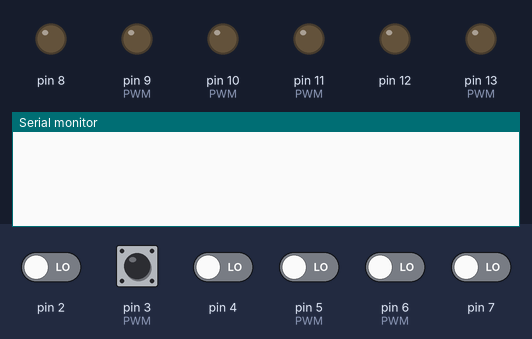
A sketch run on a simulated Arduino Uno, built with avr-gcc and run on an emulated ATmega328P. Parts: output pins drawn as LEDs (lit = HIGH), the last lines printed to the serial monitor. The inputs (shaded band) are chosen by the test bench; at power-on: pin 2, pin 3 (PWM), pin 4, pin 5 (PWM), pin 6 (PWM), pin 7 LOW.

Above: at 1.2 s.
1.3 s: pin 2 driven HIGH
At 1.9 s:
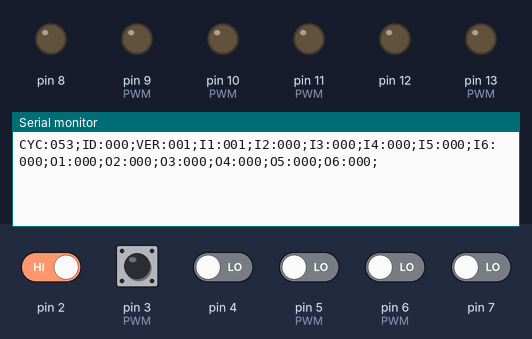
2.8 s: pin 2 driven LOW and pin 3 (PWM) driven HIGH
At 2.92 s:
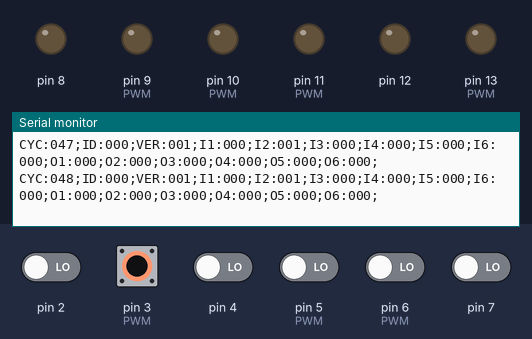
5.8 s: pin 3 (PWM) pulsed LOW 2 times (0.12 s each, 0.3 s apart)
Timing chart, 0 to 8.8 s (numbered marks = the images above; inputs shaded):
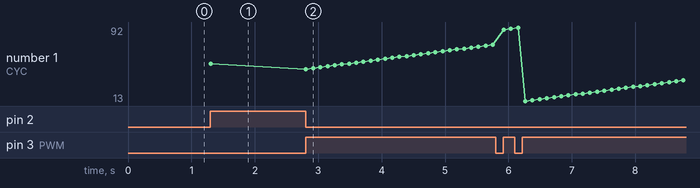

The sketch:

Basic_Sensor_Interface.ino
```cpp
// (licence header left out)
int CPU_Cycle = 0;

int Device_ID = 0;
int Device_Version = 1;

String Serial_Return_String = "test";

int Input_1_Value = 0;
int Input_1_MValue = 0;

int Input_2_Value = 0;
int Input_2_MValue = 0;

int Input_3_Value = 0;
int Input_3_MValue = 0;

int Input_4_Value = 0;
int Input_4_MValue = 0;

int Input_5_Value = 0;
int Input_5_MValue = 0;

int Input_6_Value = 0;
int Input_6_MValue = 0;

int Output_1_Value = 0;
int Output_2_Value = 0;
int Output_3_Value = 0;
int Output_4_Value = 0;
int Output_5_Value = 0;
int Output_6_Value = 0;

bool Send_Serial_Flag = false;

void setup() {

Serial.begin(9600);

pinMode(2, INPUT);
pinMode(3, INPUT); // PWM
pinMode(4, INPUT);
pinMode(5, INPUT); // PWM
pinMode(6, INPUT); // PWM
pinMode(7, INPUT);
pinMode(8, OUTPUT);
pinMode(9, OUTPUT); // PWM
pinMode(10, OUTPUT); // PWM
pinMode(11, OUTPUT); // PWM
pinMode(12, OUTPUT);
pinMode(13, OUTPUT); // PWM

pinMode(LED_BUILTIN, OUTPUT);

}


void loop() {

CPU_Cycle = CPU_Cycle + 1;

Send_Serial_Flag = false;

Input_1_Value = digitalRead(2);
Input_2_Value = digitalRead(3);
Input_3_Value = digitalRead(4);
Input_4_Value = digitalRead(5);
Input_5_Value = digitalRead(6);
Input_6_Value = digitalRead(7);

//if(CPU_Cycle==10){Input_1_Value = Input_1_Value+1;}

if(Input_1_MValue!=Input_1_Value){ Send_Serial_Flag = true; Input_1_MValue = Input_1_Value; }
if(Input_2_MValue!=Input_2_Value){ Send_Serial_Flag = true; Input_2_MValue = Input_1_Value; }
if(Input_3_MValue!=Input_3_Value){ Send_Serial_Flag = true; Input_3_MValue = Input_1_Value; }
if(Input_4_MValue!=Input_4_Value){ Send_Serial_Flag = true; Input_4_MValue = Input_1_Value; }
if(Input_5_MValue!=Input_5_Value){ Send_Serial_Flag = true; Input_5_MValue = Input_1_Value; }
if(Input_6_MValue!=Input_6_Value){ Send_Serial_Flag = true; Input_6_MValue = Input_1_Value; }


if(Send_Serial_Flag == true){
Serial_Return_String = "";

Serial_Return_String = Serial_Return_String + "CYC:" + Add_Prefix(CPU_Cycle) + ";";
Serial_Return_String = Serial_Return_String + "ID:" + Add_Prefix(Device_ID) + ";";
Serial_Return_String = Serial_Return_String + "VER:" + Add_Prefix(Device_Version) + ";";

Serial_Return_String = Serial_Return_String + "I1:" + Add_Prefix(Input_1_Value) + ";";
Serial_Return_String = Serial_Return_String + "I2:" + Add_Prefix(Input_2_Value) + ";";
Serial_Return_String = Serial_Return_String + "I3:" + Add_Prefix(Input_3_Value) + ";";
Serial_Return_String = Serial_Return_String + "I4:" + Add_Prefix(Input_4_Value) + ";";
Serial_Return_String = Serial_Return_String + "I5:" + Add_Prefix(Input_5_Value) + ";";
Serial_Return_String = Serial_Return_String + "I6:" + Add_Prefix(Input_6_Value) + ";";

Serial_Return_String = Serial_Return_String + "O1:" + Add_Prefix(Output_1_Value) + ";";
Serial_Return_String = Serial_Return_String + "O2:" + Add_Prefix(Output_2_Value) + ";";
Serial_Return_String = Serial_Return_String + "O3:" + Add_Prefix(Output_3_Value) + ";";
Serial_Return_String = Serial_Return_String + "O4:" + Add_Prefix(Output_4_Value) + ";";
Serial_Return_String = Serial_Return_String + "O5:" + Add_Prefix(Output_5_Value) + ";";
Serial_Return_String = Serial_Return_String + "O6:" + Add_Prefix(Output_6_Value) + ";";

Serial.println(Serial_Return_String);
}


delay(1);        // Stability

if(CPU_Cycle>=100){CPU_Cycle=0;} // Cycle Indication

}

// THE FOLLOWING IS FOR ADDING '0' PREFIX TO SERIAL STRING(S)
String Add_Prefix(int Inspected_Value){
String Return_String;
if(Inspected_Value<10){Return_String="00"+String(Inspected_Value);}
if(Inspected_Value>=10&&Inspected_Value<100){Return_String="0"+String(Inspected_Value);}
if(Inspected_Value>=100&&Inspected_Value<1000){Return_String=String(Inspected_Value);}
if(Inspected_Value>=1000){Return_String="xxx";}
return Return_String;
}
```

Measured:
- after the input at 1.3 s, the serial monitor: prints a new line at once (image 1)
- after the input at 2.8 s, the serial monitor: prints a new line at once (image 2)
- plotted number 1: 53 → 73 after the input at 2.8 s
